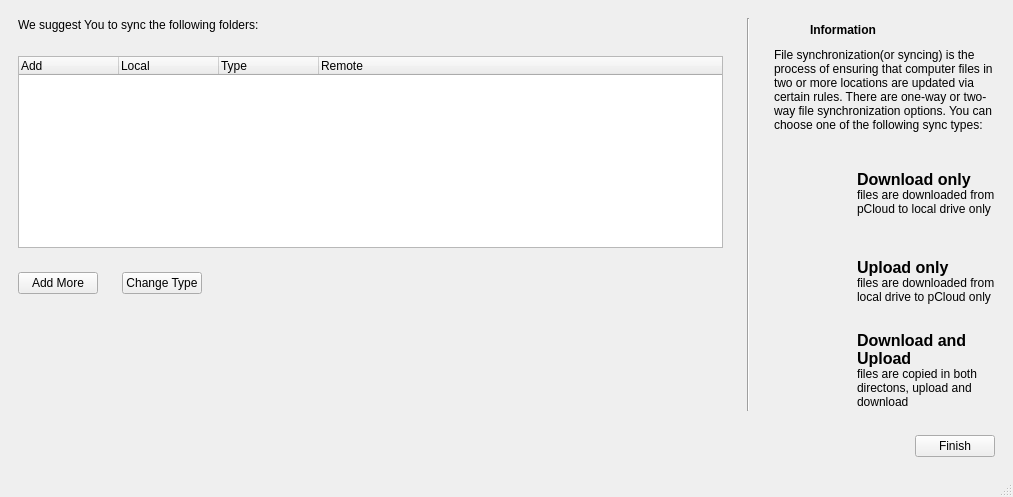
<?xml version="1.0" encoding="UTF-8"?>
<ui version="4.0">
 <class>WelcomeScreen</class>
 <widget class="QMainWindow" name="WelcomeScreen">
  <property name="geometry">
   <rect>
    <x>0</x>
    <y>0</y>
    <width>1013</width>
    <height>497</height>
   </rect>
  </property>
  <property name="windowTitle">
   <string>MainWindow</string>
  </property>
  <widget class="QWidget" name="centralwidget">
   <layout class="QHBoxLayout" name="horizontalLayout_9">
    <item>
     <widget class="QStackedWidget" name="stackedWidget">
      <property name="currentIndex">
       <number>1</number>
      </property>
      <widget class="QWidget" name="page_welcome"/>
      <widget class="QWidget" name="page_Sync">
       <layout class="QHBoxLayout" name="horizontalLayout_8">
        <item>
         <layout class="QVBoxLayout" name="verticalLayout_4">
          <property name="spacing">
           <number>24</number>
          </property>
          <item>
           <layout class="QHBoxLayout" name="horizontalLayout_7">
            <item>
             <layout class="QVBoxLayout" name="verticalLayout_2">
              <item>
               <widget class="QLabel" name="label_suggst">
                <property name="text">
                 <string>We suggest You to sync the following folders:</string>
                </property>
               </widget>
              </item>
              <item>
               <widget class="QTreeWidget" name="treeWidget">
                <column>
                 <property name="text">
                  <string>Add</string>
                 </property>
                </column>
                <column>
                 <property name="text">
                  <string>Local</string>
                 </property>
                </column>
                <column>
                 <property name="text">
                  <string>Type</string>
                 </property>
                </column>
                <column>
                 <property name="text">
                  <string>Remote</string>
                 </property>
                </column>
               </widget>
              </item>
              <item>
               <layout class="QHBoxLayout" name="horizontalLayout">
                <item>
                 <widget class="QPushButton" name="btnAdd">
                  <property name="text">
                   <string>Add More</string>
                  </property>
                 </widget>
                </item>
                <item>
                 <widget class="QPushButton" name="btnModify">
                  <property name="text">
                   <string>Change Type</string>
                  </property>
                 </widget>
                </item>
                <item>
                 <spacer name="horizontalSpacer">
                  <property name="orientation">
                   <enum>Qt::Horizontal</enum>
                  </property>
                  <property name="sizeHint" stdset="0">
                   <size>
                    <width>40</width>
                    <height>20</height>
                   </size>
                  </property>
                 </spacer>
                </item>
               </layout>
              </item>
              <item>
               <spacer name="verticalSpacer">
                <property name="orientation">
                 <enum>Qt::Vertical</enum>
                </property>
                <property name="sizeHint" stdset="0">
                 <size>
                  <width>20</width>
                  <height>40</height>
                 </size>
                </property>
               </spacer>
              </item>
             </layout>
            </item>
            <item>
             <widget class="Line" name="line">
              <property name="orientation">
               <enum>Qt::Vertical</enum>
              </property>
             </widget>
            </item>
            <item>
             <layout class="QVBoxLayout" name="verticalLayout">
              <property name="spacing">
               <number>6</number>
              </property>
              <item>
               <layout class="QHBoxLayout" name="horizontalLayout_6">
                <property name="spacing">
                 <number>12</number>
                </property>
                <item>
                 <widget class="QLabel" name="label">
                  <property name="maximumSize">
                   <size>
                    <width>24</width>
                    <height>24</height>
                   </size>
                  </property>
                  <property name="text">
                   <string/>
                  </property>
                  <property name="pixmap">
                   <pixmap resource="Resources.qrc">:/images/images/info.png</pixmap>
                  </property>
                  <property name="scaledContents">
                   <bool>true</bool>
                  </property>
                 </widget>
                </item>
                <item>
                 <widget class="QLabel" name="label_2">
                  <property name="maximumSize">
                   <size>
                    <width>16777215</width>
                    <height>24</height>
                   </size>
                  </property>
                  <property name="text">
                   <string>&lt;html&gt;&lt;head/&gt;&lt;body&gt;&lt;p&gt;&lt;span style=&quot; font-weight:600;&quot;&gt;Information&lt;/span&gt;&lt;/p&gt;&lt;/body&gt;&lt;/html&gt;</string>
                  </property>
                 </widget>
                </item>
               </layout>
              </item>
              <item>
               <widget class="QLabel" name="label_info">
                <property name="text">
                 <string>&lt;html&gt;&lt;head/&gt;&lt;body&gt;&lt;p&gt;File synchronization(or syncing) is the process of ensuring that computer files in two or more locations are updated via certain rules. There are one-way or two-way file synchronization options. You can choose one of the following sync types:&lt;br/&gt;&lt;/p&gt;&lt;/body&gt;&lt;/html&gt;</string>
                </property>
                <property name="textFormat">
                 <enum>Qt::AutoText</enum>
                </property>
                <property name="scaledContents">
                 <bool>false</bool>
                </property>
                <property name="wordWrap">
                 <bool>true</bool>
                </property>
                <property name="textInteractionFlags">
                 <set>Qt::NoTextInteraction</set>
                </property>
               </widget>
              </item>
              <item>
               <layout class="QHBoxLayout" name="horizontalLayout_2">
                <property name="spacing">
                 <number>12</number>
                </property>
                <item>
                 <widget class="QLabel" name="label_4">
                  <property name="minimumSize">
                   <size>
                    <width>71</width>
                    <height>51</height>
                   </size>
                  </property>
                  <property name="maximumSize">
                   <size>
                    <width>40</width>
                    <height>40</height>
                   </size>
                  </property>
                  <property name="text">
                   <string/>
                  </property>
                  <property name="pixmap">
                   <pixmap resource="Resources.qrc">:/images/images/download.png</pixmap>
                  </property>
                  <property name="scaledContents">
                   <bool>true</bool>
                  </property>
                 </widget>
                </item>
                <item>
                 <widget class="QLabel" name="label_5">
                  <property name="text">
                   <string>&lt;html&gt;&lt;head/&gt;&lt;body&gt;&lt;p&gt;&lt;span style=&quot; font-size:12pt; font-weight:600;&quot;&gt;Download only&lt;br/&gt;&lt;/span&gt;files are downloaded from pCloud to local drive only&lt;/p&gt;&lt;/body&gt;&lt;/html&gt;</string>
                  </property>
                  <property name="scaledContents">
                   <bool>true</bool>
                  </property>
                  <property name="wordWrap">
                   <bool>true</bool>
                  </property>
                 </widget>
                </item>
               </layout>
              </item>
              <item>
               <layout class="QHBoxLayout" name="horizontalLayout_4">
                <property name="spacing">
                 <number>12</number>
                </property>
                <item>
                 <widget class="QLabel" name="label_6">
                  <property name="minimumSize">
                   <size>
                    <width>71</width>
                    <height>51</height>
                   </size>
                  </property>
                  <property name="maximumSize">
                   <size>
                    <width>40</width>
                    <height>40</height>
                   </size>
                  </property>
                  <property name="text">
                   <string/>
                  </property>
                  <property name="pixmap">
                   <pixmap resource="Resources.qrc">:/images/images/upload.png</pixmap>
                  </property>
                  <property name="scaledContents">
                   <bool>true</bool>
                  </property>
                 </widget>
                </item>
                <item>
                 <widget class="QLabel" name="label_7">
                  <property name="text">
                   <string>&lt;html&gt;&lt;head/&gt;&lt;body&gt;&lt;p&gt;&lt;span style=&quot; font-size:12pt; font-weight:600;&quot;&gt;Upload only&lt;br/&gt;&lt;/span&gt;files are downloaded from local drive to pCloud only&lt;/p&gt;&lt;/body&gt;&lt;/html&gt;</string>
                  </property>
                  <property name="scaledContents">
                   <bool>true</bool>
                  </property>
                  <property name="wordWrap">
                   <bool>true</bool>
                  </property>
                 </widget>
                </item>
               </layout>
              </item>
              <item>
               <layout class="QHBoxLayout" name="horizontalLayout_5">
                <property name="spacing">
                 <number>12</number>
                </property>
                <item>
                 <widget class="QLabel" name="label_8">
                  <property name="minimumSize">
                   <size>
                    <width>71</width>
                    <height>51</height>
                   </size>
                  </property>
                  <property name="maximumSize">
                   <size>
                    <width>40</width>
                    <height>40</height>
                   </size>
                  </property>
                  <property name="text">
                   <string/>
                  </property>
                  <property name="pixmap">
                   <pixmap resource="Resources.qrc">:/images/images/both.png</pixmap>
                  </property>
                  <property name="scaledContents">
                   <bool>true</bool>
                  </property>
                 </widget>
                </item>
                <item>
                 <widget class="QLabel" name="label_9">
                  <property name="text">
                   <string>&lt;html&gt;&lt;head/&gt;&lt;body&gt;&lt;p&gt;&lt;span style=&quot; font-size:12pt; font-weight:600;&quot;&gt;Download and Upload&lt;br/&gt;&lt;/span&gt;files are copied in both directons, upload and download&lt;/p&gt;&lt;/body&gt;&lt;/html&gt;</string>
                  </property>
                  <property name="scaledContents">
                   <bool>true</bool>
                  </property>
                  <property name="wordWrap">
                   <bool>true</bool>
                  </property>
                 </widget>
                </item>
               </layout>
              </item>
             </layout>
            </item>
           </layout>
          </item>
          <item>
           <layout class="QHBoxLayout" name="horizontalLayout_3">
            <item>
             <spacer name="horizontalSpacer_2">
              <property name="orientation">
               <enum>Qt::Horizontal</enum>
              </property>
              <property name="sizeHint" stdset="0">
               <size>
                <width>40</width>
                <height>20</height>
               </size>
              </property>
             </spacer>
            </item>
            <item>
             <widget class="QPushButton" name="btnFinish">
              <property name="text">
               <string>Finish</string>
              </property>
             </widget>
            </item>
           </layout>
          </item>
         </layout>
        </item>
       </layout>
      </widget>
     </widget>
    </item>
   </layout>
  </widget>
  <widget class="QMenuBar" name="menubar">
   <property name="geometry">
    <rect>
     <x>0</x>
     <y>0</y>
     <width>1013</width>
     <height>27</height>
    </rect>
   </property>
  </widget>
  <widget class="QStatusBar" name="statusbar"/>
 </widget>
 <resources>
  <include location="Resources.qrc"/>
 </resources>
 <connections/>
</ui>
